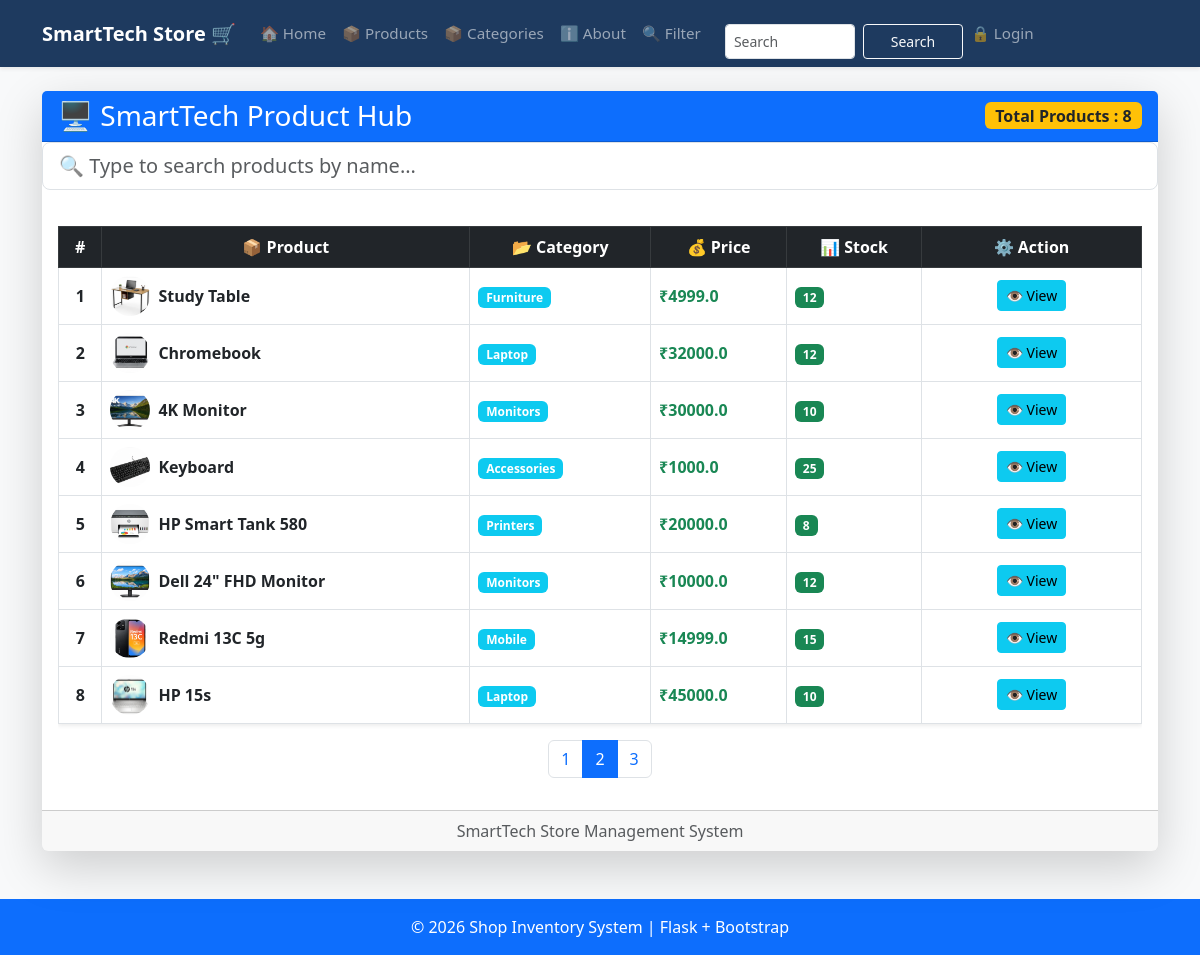
Page /products?page=2 on the committed database.
### tables this page shows
CREATE TABLE products (
                    id INTEGER PRIMARY KEY AUTOINCREMENT,
                    name TEXT NOT NULL,
                    category TEXT NOT NULL,
                    price REAL NOT NULL,
                    stock INTEGER NOT NULL
                 , photo TEXT DEFAULT 'default.jpg');

### app.py (the view)
@app.route("/products")
def product():
    page = request.args.get('page', 1, type=int)
    per_page = 8
    offset = (page - 1) * per_page
    conn = get_db()
    products = conn.execute('SELECT * FROM products ORDER BY id DESC LIMIT ? OFFSET ?', (per_page, offset)).fetchall()
    total = conn.execute('SELECT COUNT(*) FROM products').fetchone()[0]
    conn.close()
    total_pages = (total + per_page - 1) // per_page  # Calculate total pages
    return render_template("products.html", products=products, page=page, total_pages=total_pages)

### database.py (called while the page is built)
def get_db():
    conn = sqlite3.connect(DB_PATH)
    conn.row_factory = sqlite3.Row # To access columns by name
    return conn

### templates/products.html (shortened to what this page needs)
{% extends "base.html" %}
{% block content %}
<div class="card shadow-lg border-0">
    <div class="card-header bg-primary text-white d-flex justify-content-between align-items-center">
        <h3 class="mb-0">
            🖥️ SmartTech Product Hub
        </h3>
        <span class="badge bg-warning text-dark fs-6">
            Total Products : {{ products|length }}
        </span>
    </div>
<div class="mb-3">
    <input type="text"
           id="searchInput"
           class="form-control form-control-lg"
           placeholder="🔍 Type to search products by name...">
</div>
    <div class="card-body">
        <div class="table-responsive">
            <table class="table table-hover table-bordered align-middle shadow-sm">
                <thead class="table-dark text-center">
                    <tr>
                        <th>#</th>
                        <th>📦 Product</th>
                        <th>📂 Category</th>
                        <th>💰 Price</th>
                        <th>📊 Stock</th>
                        <th width="220">⚙ Action</th>
                    </tr>
                </thead>
                <tbody id="tableBody">
                {% for product in products %}
                <tr class="align-middle" data-name="{{ product.name|lower }}">
                    <td class="text-center fw-bold">
                        {{ loop.index }}
                    </td>
                    <td>
                        <div class="d-flex align-items-center">
                            <img src="{{ url_for('static', filename='uploads/' ~ product.photo) }}"
                                 class="rounded-circle me-2"
                                 style="width:40px; height:40px; object-fit:cover;"
                                 alt="{{ product.name }}">
                            <span class="fw-bold">{{ product.name }}</span>
                        </div>
                    </td>
                    <td>
                        <span class="badge bg-info">
                            {{ product.category }}
                        </span>
                    </td>
                    <td class="text-success fw-bold">
                        ₹{{ product.price }}
                    </td>
                    <td >
                        <span class="badge bg-success">
                            {{ product.stock }}
                        </span>
                    </td>
                    <td class="text-center">
                        <a href="{{ url_for('product_detail', id=product.id) }}"
                           class="btn btn-info btn-sm">
                            👁 View
                        </a>
                    </td>
                </tr>
                {% endfor %}
                </tbody>
            </table>
            <nav class="mt-3">
                <ul class="pagination justify-content-center">
                    {% for p in range(1, total_pages + 1) %}
                    <li class="page-item {% if p == page %}active{% endif %}">
                    <a class="page-link" href="{{ url_for('product', page=p) }}">{{ p }}</a>
                    </li>
                    {% endfor %}
                </ul>
            </nav>
        </div>
    </div>
    <div class="card-footer text-center text-muted">
        SmartTech Store Management System
    </div>
</div>
{% endblock %}

### templates/base.html (style rules this page uses)
:root { --brand: #1e3a5f; }

### rows in the picture
products: photo (picture), name "Study Table", category "Furniture", price "4999.0", stock "12"
products: photo (picture), name "Chromebook", category "Laptop", price "32000.0", stock "12"
products: photo (picture), name "4K Monitor", category "Monitors", price "30000.0", stock "10"
products: photo (picture), name "Keyboard", category "Accessories", price "1000.0", stock "25"
products: photo (picture), name "HP Smart Tank 580", category "Printers", price "20000.0", stock "8"
products: photo (picture), name "Dell 24\" FHD Monitor", category "Monitors", price "10000.0", stock "12"
products: photo (picture), name "Redmi 13C 5g", category "Mobile", price "14999.0", stock "15"
products: photo (picture), name "HP 15s", category "Laptop", price "45000.0", stock "10"

### other values in the picture
{{ products|length }} "8"
{{ p }} "1" "2" "3"
